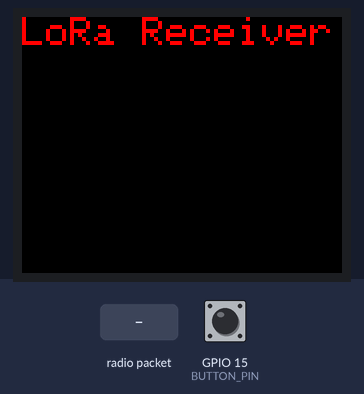
A sketch run on a simulated ESP32. Shown: 160×128 colour display. Inputs (shaded band) come from the test bench; at power-on: GPIO 15 (BUTTON_PIN) HIGH. WiFi joins after 1.5 s; servers stay silent unless stated; uploads are accepted with an empty reply; no radio packets arrive unless stated; the audio player accepts every command and is not drawn; what the sketch prints to the serial monitor is not drawn.

Above: at 3.9 s.
4.0 s: radio packet "5" arrives
At 5.3 s:
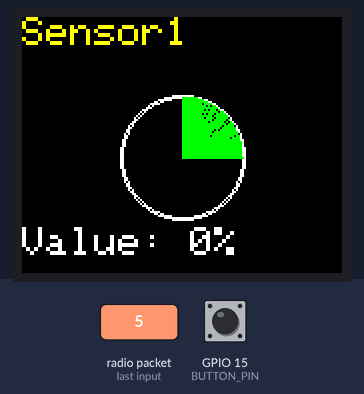
5.7 s: GPIO 15 (BUTTON_PIN) pulled LOW for 0.15 s
At 6.4 s:
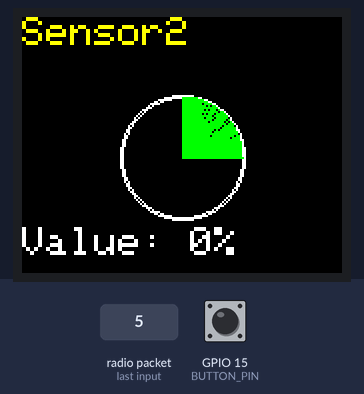
7.3 s: GPIO 15 (BUTTON_PIN) pulled LOW for 1 s
At 7.6 s:
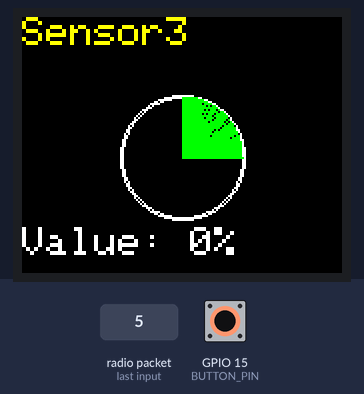
Timing chart, 0 to 10.3 s (numbered marks = the images above; inputs shaded):
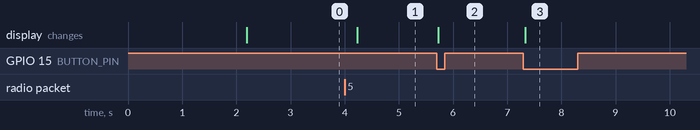

The sketch:

final_pole_espnow_receiver.ino
```cpp
#include <LoRa.h>
#include <Adafruit_GFX.h>
#include <Adafruit_ST7735.h>
#include <SPI.h>
#include <DFRobotDFPlayerMini.h>
#include <ArduinoJson.h>
#include <WiFi.h>
#include <HTTPClient.h>

// Wi-Fi credentials and server details
const char *ssid = "Project";
const char *password = "12345678";
const char *server = "https://nvs-krishi-pragya.onrender.com/api/core/sensors/";
const String apiKey = "pk-nvs-=13ade28046bc46b78a2b336d05132910=";

// Pin definitions for LoRa and TFT display
#define LORA_NSS 5
#define LORA_RST 2
#define LORA_DIO0 -1

#define TFT_DC 12
#define TFT_CS 13
#define TFT_MOSI 14
#define TFT_CLK 27
#define TFT_RST 0

#define BUTTON_PIN 15

// Create TFT display object
Adafruit_ST7735 tft = Adafruit_ST7735(TFT_CS, TFT_DC, TFT_MOSI, TFT_CLK, TFT_RST);

// Meter dimensions
#define METER_RADIUS 30
#define METER_CENTER_X 80
#define METER_CENTER_Y 70
#define VALUE_Y_OFFSET 105

// Sensor data storage
int sensorValues[3] = {0};  // Change to 3 sensors
int currentSensor = 1;      // Add this line to declare and initialize currentSensor
bool buttonPressed = false;

// Initialize hardware serial for DFPlayer Mini
HardwareSerial myHardwareSerial(2);
DFRobotDFPlayerMini myDFPlayer;

void setup() {
    Serial.begin(115200);
    pinMode(BUTTON_PIN, INPUT_PULLUP);

    // Initialize Wi-Fi
    WiFi.begin(ssid, password);
    connectToWiFi();

    // Initialize LoRa
    LoRa.setPins(LORA_NSS, LORA_RST, LORA_DIO0);
    if (!LoRa.begin(433E6)) {
        Serial.println("Starting LoRa failed!");
        while (1);
    }

    // Initialize the display
    tft.initR(INITR_BLACKTAB);  // Initialize with ST7735 display type
    tft.setRotation(3);         // Set to upside-down orientation
    tft.fillScreen(ST7735_BLACK);  // Fill screen with black color
    tft.setTextColor(ST7735_RED);  // Set text color to red
    tft.setTextSize(2);            // Set text size for the header
    tft.setCursor(0, 0);           // Set cursor position
    tft.println("LoRa Receiver");  // Initial message on the TFT display

    // Initialize DFPlayer Mini
    myHardwareSerial.begin(9600, SERIAL_8N1, 16, 17);
    if (!myDFPlayer.begin(myHardwareSerial)) {
        Serial.println("DFPlayer Mini initialization failed");
        while (1);
    }
    myDFPlayer.volume(30);
}

void loop() {
    // Check for received LoRa packets
    int packetSize = LoRa.parsePacket();
    if (packetSize) {
        String packet = "";
        while (LoRa.available()) {
            packet += (char)LoRa.read();
        }
        Serial.print("Received packet: ");
        Serial.println(packet);

        // Parse sensor values and display them
        parseSensorData(packet);
        sendDataToServer();
        displaySensorValue();
    }

    // Handle button press with debouncing
    handleButtonPress();
}

void displaySensorValue() {
    // Clear the screen and display the meter for the current sensor
    tft.fillScreen(ST7735_BLACK);

    String sensorName = "Sensor" + String(currentSensor);
    drawRoundMeter(sensorValues[currentSensor - 1], sensorName);

    if (sensorValues[currentSensor - 1] < 50) {
        myDFPlayer.play(currentSensor);
    }
}

void drawRoundMeter(int value, String sensorName) {
    // Draw meter background
    tft.drawCircle(METER_CENTER_X, METER_CENTER_Y, METER_RADIUS, ST7735_WHITE);
    tft.drawCircle(METER_CENTER_X, METER_CENTER_Y, METER_RADIUS + 1, ST7735_WHITE);

    // Draw filled arc based on sensor value
    int startAngle = -90;
    int endAngle = map(value, 0, 100, 0, 180);
    for (int angle = startAngle; angle <= endAngle; angle++) {
        float angleRad = radians(angle);
        int x = METER_CENTER_X + METER_RADIUS * cos(angleRad);
        int y = METER_CENTER_Y + METER_RADIUS * sin(angleRad);
        tft.drawLine(METER_CENTER_X, METER_CENTER_Y, x, y, ST7735_GREEN);
    }

    // Draw sensor name and value text
    tft.setCursor(0, 0);
    tft.setTextColor(ST7735_YELLOW);
    tft.setTextSize(2);
    tft.print(sensorName);

    tft.setCursor(0, VALUE_Y_OFFSET);
    tft.setTextColor(ST7735_WHITE);
    tft.setTextSize(2);
    tft.print("Value: ");
    tft.print(value);
    tft.print("%");
}

void parseSensorData(String packet) {
    // Expected packet format: "Sender 1 | Soil 1: X% | Sender 2 | Soil 1: Y% | Receiver | Soil 1: Z%"
    int sensorIndex = 0;

    // Define the labels for each sensor
    String sensorLabels[] = {"Sender 1 | Soil 1: ", "Sender 2 | Soil 1: ", "Receiver | Soil 1: "};

    // Extract each sensor value from the packet
    for (int i = 0; i < 3; i++) {
        int startIndex = packet.indexOf(sensorLabels[i]);
        if (startIndex != -1) {
            int endIndex = packet.indexOf('%', startIndex);
            if (endIndex != -1) {
                sensorValues[i] = packet.substring(startIndex + sensorLabels[i].length(), endIndex).toInt();
            }
        }
    }
}

void handleButtonPress() {
    if (digitalRead(BUTTON_PIN) == LOW) {
        if (!buttonPressed) {
            currentSensor = (currentSensor % 3) + 1;  // Update for 3 sensors
            buttonPressed = true;
            displaySensorValue();
        }
    } else {
        buttonPressed = false;
    }
}

void sendDataToServer() {
    if (WiFi.status() == WL_CONNECTED) {
        HTTPClient http;
        http.begin(server);
        http.addHeader("Content-Type", "application/json");
        http.addHeader("Authorization", "DeviceToken " + apiKey);

        // Prepare the JSON document for 3 sensors
        StaticJsonDocument<256> doc;
        JsonObject soilMoisture = doc.createNestedObject("soil_moisture");

        // Add sensor values to the JSON object
        for (int i = 0; i < 3; i++) {
            soilMoisture["s" + String(i + 1)] = sensorValues[i];
        }

        String requestBody;
        serializeJson(doc, requestBody);

        int httpResponseCode = http.POST(requestBody);

        if (httpResponseCode > 0) {
            String response = http.getString();
            Serial.println("Response code: " + String(httpResponseCode));
            Serial.println("Response: " + response);
        } else {
            Serial.print("Error on sending POST: ");
            Serial.println(httpResponseCode);
        }

        http.end();
    } else {
        Serial.println("WiFi Disconnected");
    }
}

void connectToWiFi() {
    Serial.print("Connecting to WiFi...");
    while (WiFi.status() != WL_CONNECTED) {
        delay(1000);
        Serial.print(".");
    }
    Serial.println("Connected to WiFi");
}
```

Measured:
- after the input at 4.0 s, the display: changes after 0.23 s (image 1)
- after the input at 5.7 s, the display: changes at once (image 2)
- after the input at 7.3 s, the display: changes at once (image 3)
